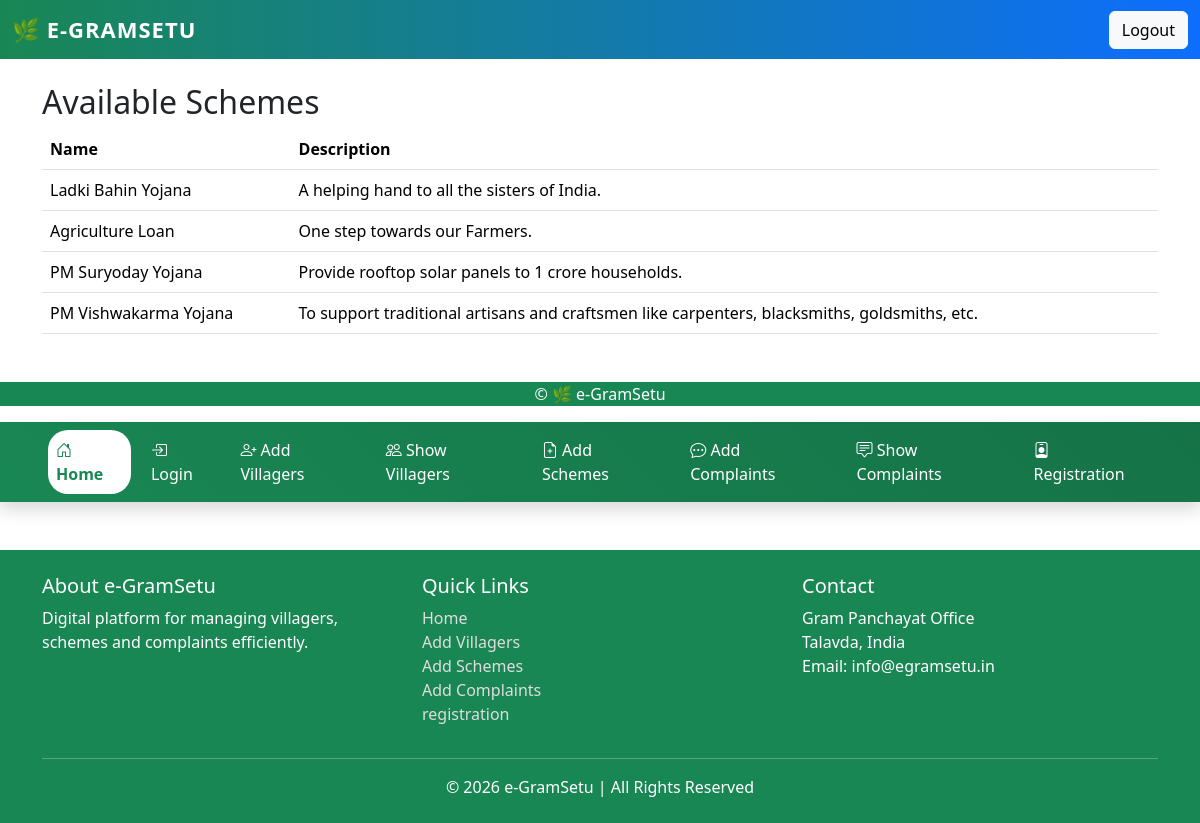
/display_schemes1.php, run on the app's committed database.
### tables this page shows
CREATE TABLE `schemes` (
  `id` int(11) NOT NULL,
  `scheme_name` varchar(150) NOT NULL,
  `description` text DEFAULT NULL,
  `eligibility` text DEFAULT NULL,
  `start_date` date DEFAULT NULL,
  `end_date` date DEFAULT NULL,
  `name` varchar(100) DEFAULT NULL
);

### display_schemes1.php (the view, shortened to what this page needs)
<?php
include 'includes/header.php';
include 'config/db.php';
$result = $conn->query("SELECT * FROM schemes");
echo "<h2>Available Schemes</h2><table class='table'><tr><th>Name</th><th>Description</th></tr>";
while ($row = $result->fetch_assoc()) {
    echo "<tr><td>{$row['name']}</td><td>{$row['description']}</td></tr>";
}
echo "</table>";
include 'includes/footer.php';
?>
<head>
  <link href="https://cdn.jsdelivr.net/npm/bootstrap@5.3.3/dist/css/bootstrap.min.css" rel="stylesheet">
</head>
<body>
<link href="https://cdn.jsdelivr.net/npm/bootstrap@5.3.2/dist/css/bootstrap.min.css" rel="stylesheet">
<link href="https://cdn.jsdelivr.net/npm/bootstrap-icons/font/bootstrap-icons.css" rel="stylesheet">
<nav class="navbar navbar-expand-lg navbar-dark shadow sticky-top custom-navbar">
  <div class="container">
    <div class="collapse navbar-collapse" id="mainNavbar">
      <ul class="navbar-nav ms-auto align-items-lg-center">
        <li class="nav-item">
          <a class="nav-link active" href="dashboard.php"><i class="bi bi-house-door"></i> Home</a>
        </li>
        <li class="nav-item">
          <a class="nav-link" href="login.php"><i class="bi bi-box-arrow-in-right"></i> Login</a>
        </li>
        <li class="nav-item">
          <a class="nav-link" href="add_villager.php"><i class="bi bi-person-plus"></i> Add Villagers</a>
        </li>
        <li class="nav-item">
          <a class="nav-link" href="display_villagers.php"><i class="bi bi-people"></i> Show Villagers</a>
        </li>
        <li class="nav-item">
          <a class="nav-link" href="add_schemes.php"><i class="bi bi-file-earmark-plus"></i> Add Schemes</a>
        </li>
        <li class="nav-item">
          <a class="nav-link" href="add_complaint.php"><i class="bi bi-chat-dots"></i> Add Complaints</a>
        </li>
        <li class="nav-item">
          <a class="nav-link" href="display_complaints.php"><i class="bi bi-chat-square-text"></i> Show Complaints</a>
        </li>
        <li class="nav-item">
          <a class="nav-link" href="registartion.php">
            <i class="bi bi-person-badge"></i> Registration
          </a>
        </li>
      </ul>
    </div>
  </div>
</nav>
<footer class="mt-5">
    <div class="container py-4">
      <div class="row text-center text-md-start">
        <div class="col-md-4">
          <h5>About e-GramSetu</h5>
          <p>Digital platform for managing villagers, schemes and complaints efficiently.</p>
        </div>
        <div class="col-md-4">
          <h5>Quick Links</h5>
          <ul class="list-unstyled">
            <li><a href="#">Home</a></li>
            <li><a href="add_villager.php">Add Villagers</a></li>
            <li><a href="add_scheme.php">Add Schemes</a></li>
            <li><a href="add_complaints.php">Add Complaints</a></li>
            <li><a href="registartion.php">registration </a></li>
          </ul>
        </div>
        <div class="col-md-4">
          <h5>Contact</h5>
          <p>Gram Panchayat Office<br>Talavda, India<br>Email: info@egramsetu.in</p>
        </div>
      </div>
      <hr class="bg-light">
      <div class="text-center">
        © 2026 e-GramSetu | All Rights Reserved
      </div>
    </div>
  </footer>

### display_schemes1.php (style rules this page uses)
body { background-color: #f8f9fa; }
.navbar { background: linear-gradient(90deg, #198754, #0d6efd); }
.navbar-nav .nav-link { position: relative; transition: 0.3s; font-weight: 500; }
.navbar-nav .nav-link::after { content: ""; position: absolute; width: 0; height: 2px; background: #ffd700; left: 0; bottom: 0; transition: width 0.3s; }
footer { background: #198754; color: white; }
footer a { color: #ddd; text-decoration: none; }
.custom-navbar { background: linear-gradient(45deg, #198754, #157347); }
.custom-navbar .nav-link { color: #ffffff !important; margin: 0 6px; padding: 8px 14px; border-radius: 20px; transition: 0.3s ease; font-weight: 500; }
.custom-navbar .nav-link.active { background-color: #ffffff; color: #198754 !important; font-weight: 600; }

### data on the page
schemes: name "Ladki Bahin Yojana", description "A helping hand to all the sisters of India."
schemes: name "Agriculture Loan", description "One step towards our Farmers."
schemes: name "PM Suryoday Yojana", description "Provide rooftop solar panels to 1 crore households."
schemes: name "PM Vishwakarma Yojana", description "To support traditional artisans and craftsmen like carpenters, blacksmiths, goldsmiths, etc."
